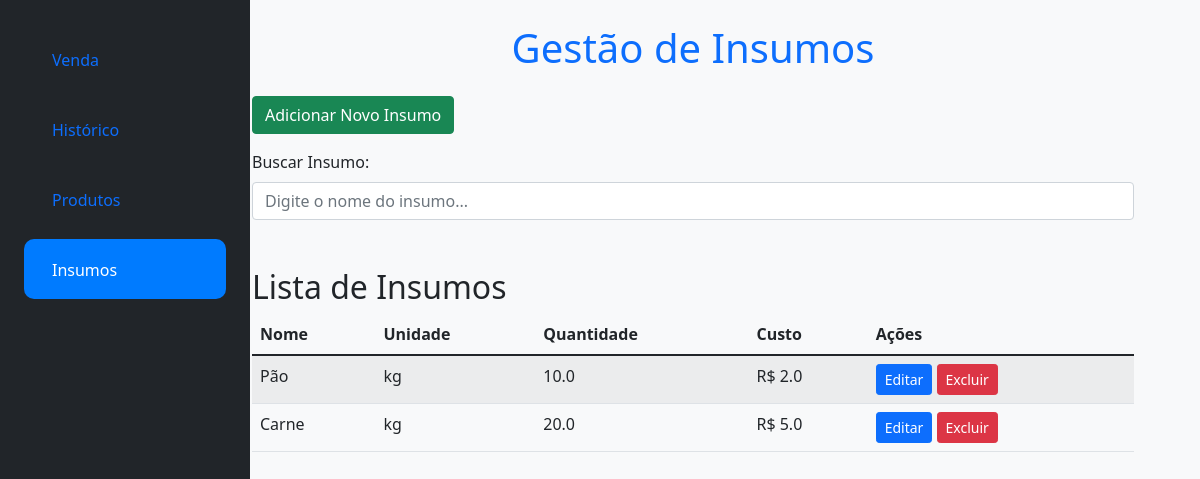
The app's page /insumos with its own data.
### app.py (models this page shows)
class Insumo(db.Model):
    id = db.Column(db.Integer, primary_key=True)
    nome = db.Column(db.String(100), nullable=False)
    unidade = db.Column(db.String(20), nullable=False)
    quantidade = db.Column(db.Float, nullable=False)
    custo = db.Column(db.Float, nullable=False)

### app.py (the view, shortened to what this page needs)
@app.route('/insumos', methods=['GET', 'POST'])
def insumos():
    insumos = Insumo.query.all()
    return render_template('insumos.html', insumos=insumos)

### templates/insumos.html (shortened to what this page needs)
{% extends 'base.html' %}
{% block content %}
<div class="d-flex flex-column flex-md-row">
    <nav class="col-md-3 col-lg-2 d-md-block bg-dark text-white sidebar p-4">
        <div class="position-sticky">
            <ul class="nav flex-column">
                <li class="nav-item">
                    <a class="nav-link {% if request.endpoint == 'venda' %} active {% endif %}" href="{{ url_for('venda') }}">
                         <span class="ms-2">Venda</span>
                    </a>
                </li>
                <li class="nav-item">
                    <a class="nav-link {% if request.endpoint == 'historico' %} active {% endif %}" href="{{ url_for('historico') }}">
                         <span class="ms-2">Histórico</span>
                    </a>
                </li>
                <li class="nav-item">
                    <a class="nav-link {% if request.endpoint == 'produtos' %} active {% endif %}" href="{{ url_for('produtos') }}">
                         <span class="ms-2">Produtos</span>
                    </a>
                </li>
                <li class="nav-item">
                    <a class="nav-link {% if request.endpoint == 'insumos' %} active {% endif %}" href="{{ url_for('insumos') }}">
                         <span class="ms-2">Insumos</span>
                    </a>
                </li>
            </ul>
        </div>
    </nav>
        <main class="col-md-9 ms-sm-auto col-lg-10 px-4 main-content">
            <h1 class="mb-4 text-center text-primary">Gestão de Insumos</h1>
            <button class="btn btn-success mb-3" data-bs-toggle="modal" data-bs-target="#modalInsumo">
                Adicionar Novo Insumo
            </button>
            <div class="mb-3">
                <label for="searchInsumo" class="form-label">Buscar Insumo:</label>
                <input type="text" id="searchInsumo" class="form-control" onkeyup="buscarInsumo()" placeholder="Digite o nome do insumo...">
            </div>
            <h2 class="mt-5">Lista de Insumos</h2>
            <table class="table table-striped" id="tabelaInsumos">
                <thead>
                    <tr>
                        <th>Nome</th>
                        <th>Unidade</th>
                        <th>Quantidade</th>
                        <th>Custo</th>
                        <th>Ações</th>
                    </tr>
                </thead>
                <tbody>
                    {% for insumo in insumos %}
                    <tr>
                        <td>{{ insumo.nome }}</td>
                        <td>{{ insumo.unidade }}</td>
                        <td>{{ insumo.quantidade }}</td>
                        <td>R$ {{ insumo.custo|round(2) }}</td>
                        <td>
                            <a href="{{ url_for('editar_insumo', id=insumo.id) }}" class="btn btn-primary btn-sm">Editar</a>
                            <form action="{{ url_for('deletar_insumo', id=insumo.id) }}" method="POST" style="display:inline;">
                                <button type="submit" class="btn btn-danger btn-sm" onclick="return confirm('Deseja excluir este insumo?')">Excluir</button>
                            </form>
                        </td>
                    </tr>
                    {% endfor %}
                </tbody>
            </table>
        </main>
    </div>
</div>
{% endblock %}

### templates/insumos.html (style rules this page uses)
body { background-color: #f8f9fa; }
.sidebar { position: fixed; top: 0; left: 0; height: 100vh; width: 250px; padding-top: 20px; background-color: #343a40; color: #fff; }
.sidebar .nav-link { font-size: 16px; padding: 15px 20px; margin: 5px 0; border-radius: 10px; transition: background-color 0.3s ease; }
.sidebar .nav-link.active { background-color: #007bff; color: white; }

### records on screen
Insumo: nome "Pão", unidade "kg", quantidade "10.0", custo "2.0"
Insumo: nome "Carne", unidade "kg", quantidade "20.0", custo "5.0"
